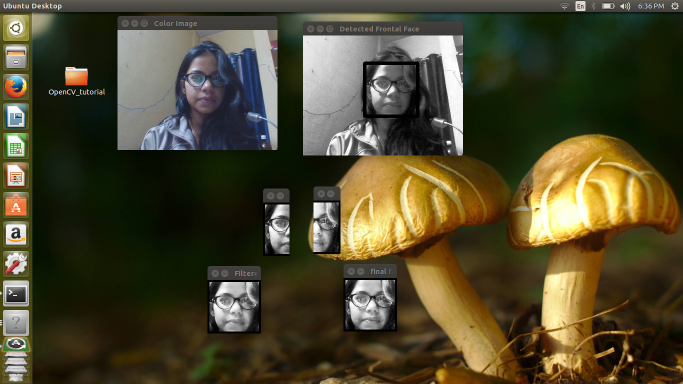
//> input picture pic.png, 1366 x 768 px, given in place of the camera (shown at 1/2 size)
$ ./final_face_detect   (built with g++ and OpenCV 4)
//> lines starting //> are read from the running program, lines starting //| are printed output that depends on the picture
#include "opencv2/highgui/highgui.hpp"
#include "opencv2/core/core.hpp"
#include "opencv2/imgproc/imgproc.hpp"
#include "opencv2/features2d/features2d.hpp"
#include "opencv2/objdetect/objdetect.hpp"
#include <iostream>
#include <algorithm>

using namespace std;

using namespace cv;

int main(){
Mat colorimage;
Mat grayimage;
//Mat hsvimage;

VideoCapture capture(0);

if(!capture.isOpened()){
cout<<"Failed to open webcam";
}
capture.set(CV_CAP_PROP_FRAME_WIDTH,640);
capture.set(CV_CAP_PROP_FRAME_HEIGHT,480);

char key =0;
while(key !='q'){

//Capture a frame and store it in imag variable
capture >>colorimage;
//> colorimage is the input picture: 768 rows x 1366 cols, CV_8UC3; mean B, G, R 45.9, 71.3, 76.7

CascadeClassifier faceDetector;
  try{
     faceDetector.load("../Desktop/OpenCV_tutorial/OpenCV/opencv-3.3.0/data/lbpcascades/lbpcascade_frontalface.xml");
     namedWindow("Color Image",CV_WINDOW_NORMAL);
     imshow("Color Image", colorimage);

      Mat gray;
       if(colorimage.channels()==3)
       cvtColor(colorimage,gray,CV_BGR2GRAY);
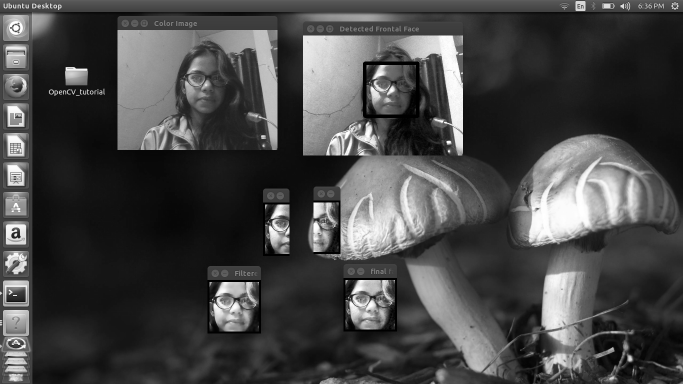
//> gray: 768 rows x 1366 cols, CV_8UC1 (shown at 1/2 size); min 0, max 255, mean 70
       else if (colorimage.channels()==4){
         cvtColor(colorimage,gray,CV_BGR2GRAY);
         }
          else
          gray = colorimage;

     //Gray Image - Converting Color To Gray Image
     //namedWindow("Gray Image",CV_WINDOW_NORMAL);
    // imshow("GrayScale Image",gray);


const int Detect_width = 320;
Mat smallImg;
//cout <<gray.cols<<" "<<"320"<<endl;
// proportional way reduction of pic
float scale = gray.cols/(float)Detect_width;
//> scale = 4.27
//cout<<scale <<" ";
if(gray.cols > Detect_width){
int ScaledHeight = cvRound(gray.rows/scale);
//> ScaledHeight = 180
resize(gray, smallImg, Size(Detect_width, ScaledHeight));
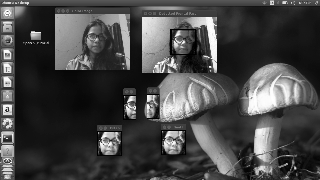
//> smallImg: 180 rows x 320 cols, CV_8UC1; min 0, max 255, mean 70.1
}
else
smallImg = gray;

// Resized Image -> Re sizing Image
//namedWindow("Re-Sized Image",CV_WINDOW_NORMAL);
//imshow("Re-Sized image",smallImg);

//Standardize the brightness and contrast
Mat equalizedImg;
equalizeHist(smallImg, equalizedImg);
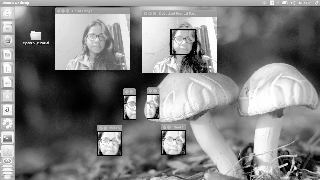
//> equalizedImg: 180 rows x 320 cols, CV_8UC1; min 0, max 255, mean 128
//namedWindow("Histogram Image",CV_WINDOW_NORMAL);
//imshow(" Histogram Image ", equalizedImg);

int flags = CASCADE_SCALE_IMAGE;
Size minFeatureSize(20,20);
float searchScaleFactor = 1.1f;
int minNeighbors = 4;
//int scale = 1;
//Detect Objects in the small grayscale image
vector<Rect> faces;
faceDetector.detectMultiScale( equalizedImg , faces,searchScaleFactor,
       minNeighbors, flags, minFeatureSize);
//> faces = empty

cout<<"the number of faces is "<<faces.size()<<endl;
//| the number of faces is 0
int scaledWidth = Detect_width;
//Enlarge the results if the image was temporarily shrunk.
cout<<scale<<endl;
//| 4.26875
if( equalizedImg.cols > scaledWidth){  //used the width of the frame
  for( int i=0;i < (int)faces.size(); i++){
          faces[i].x = cvRound( faces[i].x * scale);
          faces[i].y = cvRound( faces[i].y * scale);
          faces[i].width = cvRound( faces[i].width * scale);
          faces[i].height = cvRound( faces[i].height *scale);
          }
          }

//If the object is on a border, keep it on the image.
for(int i=0;i<(int)faces.size();i++){
 if(faces[i].x <0)
faces[i].x =0;
if (faces[i].y<0)
faces[i].y =0;
if (faces[i].x + faces[i].width > equalizedImg.cols)
faces[i].x = equalizedImg.cols - faces[i].width;
if(faces[i].y + faces[i].height >  equalizedImg.rows)
faces[i].y = equalizedImg.rows - faces[i].height;
}
//> this loop made 0 passes
int g = (int)faces.size();
//> g = 0
Mat  faceImg;
faceImg = equalizedImg;
Rect rect_crop ;
 for (int  i = 0; i < g; i++)
        {
			Rect rect = faces[i];
            rectangle(equalizedImg, faces[i], Scalar(0,255,255),5);
            rect_crop =  Rect(rect.x,rect.y,rect.width,rect.height);

        }
        Mat image_roi =  Mat(faceImg , rect_crop);
faceImg = image_roi;
namedWindow("Detected Frontal Face",CV_WINDOW_NORMAL);
if(equalizedImg.rows >0 && equalizedImg.cols >0)
  imshow("Detected Frontal Face",equalizedImg);

 // [10 lines of commented-out code are left out]
int w = faceImg.cols;
//> w = 0
int h = faceImg.rows;
//> h = 0
Mat wholeFace;
equalizeHist(faceImg, wholeFace);
int midX = w/2;
//> midX = 0
Mat leftSide = faceImg(Rect(0,0,midX,h));
Mat rightSide = faceImg(Rect(midX, 0, w-midX,h));

equalizeHist(leftSide,leftSide);
equalizeHist(rightSide, rightSide);
if(leftSide.rows >0 && leftSide.cols >0)
imshow("Left side face",leftSide);
if(rightSide.rows >0 && rightSide.cols >0)
imshow("Right Side face",rightSide);
// [9 lines of commented-out code are left out]
for (int y =0;y <h;y++){
	for(int x=0;x<w;x++){
		int v;
		if(x<w/4){
			v = leftSide.at<uchar>(y,x);
		}
		else if(x < w*1/2){
			int lv = leftSide.at<uchar>(y,x);
			int wv = wholeFace.at<uchar>(y,x);
			//Bland more of a face
			float f = (x-w*1/4)/(float)(w/4);
			v = cvRound((1.0f - f)*lv + (f)*wv);
		}
		else if(x < w*3/4){
			int rv = rightSide.at<uchar>(y,x-midX);
			int wv = wholeFace.at<uchar>(y,x);
			float f = (x-w*2/4)/(float)(w/4);
			v = cvRound((1.0f-f)*wv + (f)*rv);
		}
		else{
		v = rightSide.at<uchar>(y,x-midX);
	}
	faceImg.at<uchar>(y,x) = v;
	}
}
if (faceImg.rows>0 && faceImg.cols>0)
imshow("final face",faceImg);
// Smoothing
Mat filtered = Mat(faceImg.size(),CV_8U);
bilateralFilter(faceImg,filtered, 0,20.0,2.0);
if(filtered.cols >0 && filtered.rows >0)
imshow("Filtered",filtered);


}catch(Exception e){
	continue;
cerr<<"ERROR : Couldn't load face Detection ";
cerr<<"OOPSS!!"<<endl;
exit(1);

}


key = waitKey(25);
}
return 0;
}
